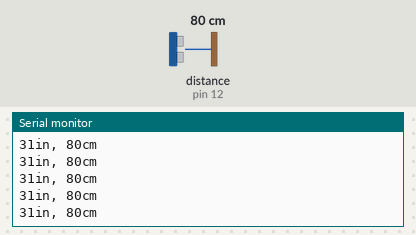
A sketch run on a simulated Arduino Uno, built with avr-gcc and run on an emulated ATmega328P. Shown: the last lines printed to the serial monitor. Wiring (inferred from the names in the program): ultrasonic range finder: trigger pin 11; echo pin 12. Inputs (shaded band) come from the test bench; at power-on: distance to the obstacle (sensor on pin 12) 80 cm. The echo pulse lasts 58.3 µs per cm.

Above: at 1.2 s.
1.3 s: distance to the obstacle (sensor on pin 12) set to 2 cm
At 1.71 s:
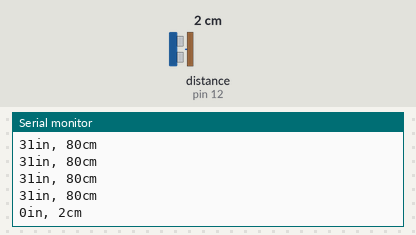
4.3 s: distance to the obstacle (sensor on pin 12) set to 4 cm
At 4.48 s:
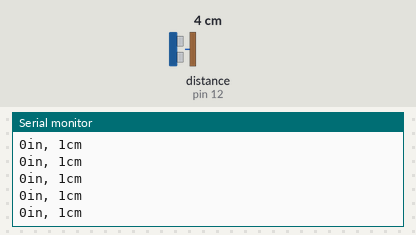
Timing chart, 0 to 7.3 s (numbered marks = the images above; inputs shaded):
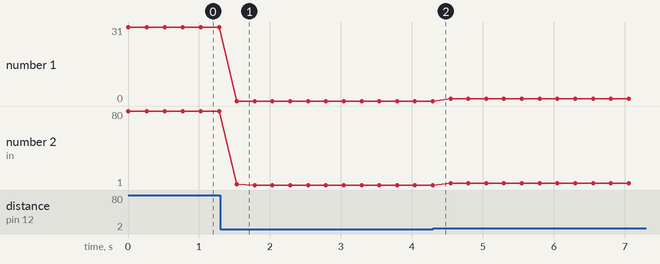

Measured:
- after the input at 1.3 s, the serial monitor: prints a new line after 0.23 s (image 1)
- plotted number 1: 31 → 0 after the input at 1.3 s
- plotted number 2: 80 → 1 after the input at 1.3 s, 1 → 3 after the input at 4.3 s

The sketch:

ultrasonic.ino
```cpp
/*
 * created by Rui Santos: complete guide for ultrasonic sensor HC-SR04
 *
 * ultrasonic pins:
 *  VCC: +5V DC
 *  Trig: Trigger (INPUT) pin 11
 *  Echo: Echo (OUTPUT) pin 12
 *  GND
 *
 * name: Allan Vikiru
 * St.No 098587
 * Date: 13/06/2023
  */

int trigPin = 11;
int echoPin = 12;
long duration, cm, inches;

void setup() {
  // serial port begin
  Serial.begin(9600);
  pinMode(trigPin, OUTPUT);
  pinMode(echoPin, INPUT);
}

void loop() {
  // the sensor is triggered by a HIGH pulse of 10 or more microseconds.
  // give a short LOW pulse beforehand to ensure clean HIGH pulse.
  digitalWrite(trigPin, LOW);
  delayMicroseconds(5);
  digitalWrite(trigPin, HIGH);
  delayMicroseconds(10);
  digitalWrite(trigPin, LOW);

  // read the signal from the sensor: a HIGH pulse whose
  // duration is the time (in microseconds) from the sending
  // of the ping to reception of its echo off an object
  pinMode(echoPin, INPUT);
  duration = pulseIn(echoPin, HIGH);

  // convert the time into a distance
  cm = (duration/2) / 29.1;
  inches = (duration/2) / 74;

  Serial.print(inches);
  Serial.print("in, ");
  Serial.print(cm);
  Serial.print("cm");
  Serial.println();

  delay(250);

}
```
